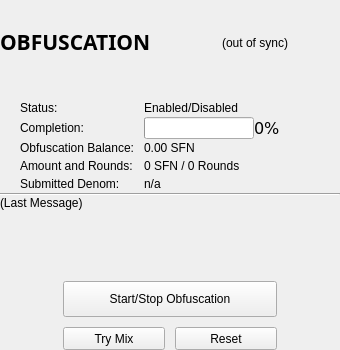
        <widget class="QFrame" name="frameObfuscation">
         <property name="minimumSize">
          <size>
           <width>0</width>
           <height>350</height>
          </size>
         </property>
         <property name="maximumSize">
          <size>
           <width>365</width>
           <height>16777215</height>
          </size>
         </property>
         <property name="layoutDirection">
          <enum>Qt::LeftToRight</enum>
         </property>
         <property name="frameShape">
          <enum>QFrame::NoFrame</enum>
         </property>
         <property name="frameShadow">
          <enum>QFrame::Plain</enum>
         </property>
         <property name="lineWidth">
          <number>0</number>
         </property>
         <layout class="QVBoxLayout" name="verticalLayout_7">
          <property name="spacing">
           <number>0</number>
          </property>
          <property name="leftMargin">
           <number>0</number>
          </property>
          <property name="topMargin">
           <number>0</number>
          </property>
          <property name="rightMargin">
           <number>0</number>
          </property>
          <property name="bottomMargin">
           <number>0</number>
          </property>
          <item>
           <layout class="QGridLayout" name="gridLayout_2" columnstretch="5,5">
            <property name="sizeConstraint">
             <enum>QLayout::SetMaximumSize</enum>
            </property>
            <property name="spacing">
             <number>0</number>
            </property>
            <item row="0" column="0">
             <layout class="QVBoxLayout" name="verticalLayout_6">
              <property name="spacing">
               <number>0</number>
              </property>
              <item>
               <widget class="QLabel" name="label_2">
                <property name="sizePolicy">
                 <sizepolicy hsizetype="Expanding" vsizetype="Preferred">
                  <horstretch>0</horstretch>
                  <verstretch>0</verstretch>
                 </sizepolicy>
                </property>
                <property name="minimumSize">
                 <size>
                  <width>130</width>
                  <height>55</height>
                 </size>
                </property>
                <property name="font">
                 <font>
                  <family>Volte</family>
                  <pointsize>16</pointsize>
                  <weight>75</weight>
                  <bold>true</bold>
                 </font>
                </property>
                <property name="text">
                 <string>OBFUSCATION</string>
                </property>
                <property name="indent">
                 <number>0</number>
                </property>
               </widget>
              </item>
              <item>
               <widget class="QLabel" name="lineObfuscation">
                <property name="minimumSize">
                 <size>
                  <width>27</width>
                  <height>2</height>
                 </size>
                </property>
                <property name="maximumSize">
                 <size>
                  <width>27</width>
                  <height>2</height>
                 </size>
                </property>
                <property name="font">
                 <font>
                  <pointsize>1</pointsize>
                 </font>
                </property>
                <property name="text">
                 <string/>
                </property>
               </widget>
              </item>
             </layout>
            </item>
            <item row="0" column="1">
             <widget class="QLabel" name="labelObfuscationSyncStatus">
              <property name="sizePolicy">
               <sizepolicy hsizetype="Preferred" vsizetype="Preferred">
                <horstretch>0</horstretch>
                <verstretch>0</verstretch>
               </sizepolicy>
              </property>
              <property name="toolTip">
               <string>The displayed information may be out of date. Your wallet automatically synchronizes with the SURFNODE network after a connection is established, but this process has not completed yet.</string>
              </property>
              <property name="styleSheet">
               <string notr="true"/>
              </property>
              <property name="text">
               <string notr="true">(out of sync)</string>
              </property>
              <property name="alignment">
               <set>Qt::AlignCenter</set>
              </property>
             </widget>
            </item>
           </layout>
          </item>
          <item>
           <widget class="QPushButton" name="runAutoDenom">
            <property name="maximumSize">
             <size>
              <width>0</width>
              <height>0</height>
             </size>
            </property>
            <property name="palette">
             <palette>
              <active>
               <colorrole role="WindowText">
                <brush brushstyle="SolidPattern">
                 <color alpha="255">
                  <red>0</red>
                  <green>0</green>
                  <blue>0</blue>
                 </color>
                </brush>
               </colorrole>
               <colorrole role="Button">
                <brush brushstyle="SolidPattern">
                 <color alpha="255">
                  <red>239</red>
                  <green>238</green>
                  <blue>238</blue>
                 </color>
                </brush>
               </colorrole>
               <colorrole role="Light">
                <brush brushstyle="SolidPattern">
                 <color alpha="255">
                  <red>255</red>
                  <green>255</green>
                  <blue>255</blue>
                 </color>
                </brush>
               </colorrole>
               <colorrole role="Midlight">
                <brush brushstyle="SolidPattern">
                 <color alpha="255">
                  <red>247</red>
                  <green>246</green>
                  <blue>246</blue>
                 </color>
                </brush>
               </colorrole>
               <colorrole role="Dark">
                <brush brushstyle="SolidPattern">
                 <color alpha="255">
                  <red>119</red>
                  <green>119</green>
                  <blue>119</blue>
                 </color>
                </brush>
               </colorrole>
               <colorrole role="Mid">
                <brush brushstyle="SolidPattern">
                 <color alpha="255">
                  <red>159</red>
                  <green>159</green>
                  <blue>159</blue>
                 </color>
                </brush>
               </colorrole>
               <colorrole role="Text">
                <brush brushstyle="SolidPattern">
                 <color alpha="255">
                  <red>0</red>
                  <green>0</green>
                  <blue>0</blue>
                 </color>
                </brush>
               </colorrole>
               <colorrole role="BrightText">
                <brush brushstyle="SolidPattern">
                 <color alpha="255">
                  <red>255</red>
                  <green>255</green>
                  <blue>255</blue>
                 </color>
                </brush>
               </colorrole>
               <colorrole role="ButtonText">
                <brush brushstyle="SolidPattern">
                 <color alpha="255">
                  <red>0</red>
                  <green>0</green>
                  <blue>0</blue>
                 </color>
                </brush>
               </colorrole>
               <colorrole role="Base">
                <brush brushstyle="SolidPattern">
                 <color alpha="255">
                  <red>255</red>
                  <green>255</green>
                  <blue>255</blue>
                 </color>
                </brush>
               </colorrole>
               <colorrole role="Window">
                <brush brushstyle="SolidPattern">
                 <color alpha="255">
                  <red>239</red>
                  <green>238</green>
                  <blue>238</blue>
                 </color>
                </brush>
               </colorrole>
               <colorrole role="Shadow">
                <brush brushstyle="SolidPattern">
                 <color alpha="255">
                  <red>0</red>
                  <green>0</green>
                  <blue>0</blue>
                 </color>
                </brush>
               </colorrole>
               <colorrole role="AlternateBase">
                <brush brushstyle="SolidPattern">
                 <color alpha="255">
                  <red>247</red>
                  <green>246</green>
                  <blue>246</blue>
                 </color>
                </brush>
               </colorrole>
               <colorrole role="ToolTipBase">
                <brush brushstyle="SolidPattern">
                 <color alpha="255">
                  <red>255</red>
                  <green>255</green>
                  <blue>220</blue>
                 </color>
                </brush>
               </colorrole>
               <colorrole role="ToolTipText">
                <brush brushstyle="SolidPattern">
                 <color alpha="255">
                  <red>0</red>
                  <green>0</green>
                  <blue>0</blue>
                 </color>
                </brush>
               </colorrole>
              </active>
              <inactive>
               <colorrole role="WindowText">
                <brush brushstyle="SolidPattern">
                 <color alpha="255">
                  <red>0</red>
                  <green>0</green>
                  <blue>0</blue>
                 </color>
                </brush>
               </colorrole>
               <colorrole role="Button">
                <brush brushstyle="SolidPattern">
                 <color alpha="255">
                  <red>239</red>
                  <green>238</green>
                  <blue>238</blue>
                 </color>
                </brush>
               </colorrole>
               <colorrole role="Light">
                <brush brushstyle="SolidPattern">
                 <color alpha="255">
                  <red>255</red>
                  <green>255</green>
                  <blue>255</blue>
                 </color>
                </brush>
               </colorrole>
               <colorrole role="Midlight">
                <brush brushstyle="SolidPattern">
                 <color alpha="255">
                  <red>247</red>
                  <green>246</green>
                  <blue>246</blue>
                 </color>
                </brush>
               </colorrole>
               <colorrole role="Dark">
                <brush brushstyle="SolidPattern">
                 <color alpha="255">
                  <red>119</red>
                  <green>119</green>
                  <blue>119</blue>
                 </color>
                </brush>
               </colorrole>
               <colorrole role="Mid">
                <brush brushstyle="SolidPattern">
                 <color alpha="255">
                  <red>159</red>
                  <green>159</green>
                  <blue>159</blue>
                 </color>
                </brush>
               </colorrole>
               <colorrole role="Text">
                <brush brushstyle="SolidPattern">
                 <color alpha="255">
                  <red>0</red>
                  <green>0</green>
                  <blue>0</blue>
                 </color>
                </brush>
               </colorrole>
               <colorrole role="BrightText">
                <brush brushstyle="SolidPattern">
                 <color alpha="255">
                  <red>255</red>
                  <green>255</green>
                  <blue>255</blue>
                 </color>
                </brush>
               </colorrole>
               <colorrole role="ButtonText">
                <brush brushstyle="SolidPattern">
                 <color alpha="255">
                  <red>0</red>
                  <green>0</green>
                  <blue>0</blue>
                 </color>
                </brush>
               </colorrole>
               <colorrole role="Base">
                <brush brushstyle="SolidPattern">
                 <color alpha="255">
                  <red>255</red>
                  <green>255</green>
                  <blue>255</blue>
                 </color>
                </brush>
               </colorrole>
               <colorrole role="Window">
                <brush brushstyle="SolidPattern">
                 <color alpha="255">
                  <red>239</red>
                  <green>238</green>
                  <blue>238</blue>
                 </color>
                </brush>
               </colorrole>
               <colorrole role="Shadow">
                <brush brushstyle="SolidPattern">
                 <color alpha="255">
                  <red>0</red>
                  <green>0</green>
                  <blue>0</blue>
                 </color>
                </brush>
               </colorrole>
               <colorrole role="AlternateBase">
                <brush brushstyle="SolidPattern">
                 <color alpha="255">
                  <red>247</red>
                  <green>246</green>
                  <blue>246</blue>
                 </color>
                </brush>
               </colorrole>
               <colorrole role="ToolTipBase">
                <brush brushstyle="SolidPattern">
                 <color alpha="255">
                  <red>255</red>
                  <green>255</green>
                  <blue>220</blue>
                 </color>
                </brush>
               </colorrole>
               <colorrole role="ToolTipText">
                <brush brushstyle="SolidPattern">
                 <color alpha="255">
                  <red>0</red>
                  <green>0</green>
                  <blue>0</blue>
                 </color>
                </brush>
               </colorrole>
              </inactive>
              <disabled>
               <colorrole role="WindowText">
                <brush brushstyle="SolidPattern">
                 <color alpha="255">
                  <red>119</red>
                  <green>119</green>
                  <blue>119</blue>
                 </color>
                </brush>
               </colorrole>
               <colorrole role="Button">
                <brush brushstyle="SolidPattern">
                 <color alpha="255">
                  <red>239</red>
                  <green>238</green>
                  <blue>238</blue>
                 </color>
                </brush>
               </colorrole>
               <colorrole role="Light">
                <brush brushstyle="SolidPattern">
                 <color alpha="255">
                  <red>255</red>
                  <green>255</green>
                  <blue>255</blue>
                 </color>
                </brush>
               </colorrole>
               <colorrole role="Midlight">
                <brush brushstyle="SolidPattern">
                 <color alpha="255">
                  <red>247</red>
                  <green>246</green>
                  <blue>246</blue>
                 </color>
                </brush>
               </colorrole>
               <colorrole role="Dark">
                <brush brushstyle="SolidPattern">
                 <color alpha="255">
                  <red>119</red>
                  <green>119</green>
                  <blue>119</blue>
                 </color>
                </brush>
               </colorrole>
               <colorrole role="Mid">
                <brush brushstyle="SolidPattern">
                 <color alpha="255">
                  <red>159</red>
                  <green>159</green>
                  <blue>159</blue>
                 </color>
                </brush>
               </colorrole>
               <colorrole role="Text">
                <brush brushstyle="SolidPattern">
                 <color alpha="255">
                  <red>119</red>
                  <green>119</green>
                  <blue>119</blue>
                 </color>
                </brush>
               </colorrole>
               <colorrole role="BrightText">
                <brush brushstyle="SolidPattern">
                 <color alpha="255">
                  <red>255</red>
                  <green>255</green>
                  <blue>255</blue>
                 </color>
                </brush>
               </colorrole>
               <colorrole role="ButtonText">
                <brush brushstyle="SolidPattern">
                 <color alpha="255">
                  <red>119</red>
                  <green>119</green>
                  <blue>119</blue>
                 </color>
                </brush>
               </colorrole>
               <colorrole role="Base">
                <brush brushstyle="SolidPattern">
                 <color alpha="255">
                  <red>239</red>
                  <green>238</green>
                  <blue>238</blue>
                 </color>
                </brush>
               </colorrole>
               <colorrole role="Window">
                <brush brushstyle="SolidPattern">
                 <color alpha="255">
                  <red>239</red>
                  <green>238</green>
                  <blue>238</blue>
                 </color>
                </brush>
               </colorrole>
               <colorrole role="Shadow">
                <brush brushstyle="SolidPattern">
                 <color alpha="255">
                  <red>0</red>
                  <green>0</green>
                  <blue>0</blue>
                 </color>
                </brush>
               </colorrole>
               <colorrole role="AlternateBase">
                <brush brushstyle="SolidPattern">
                 <color alpha="255">
                  <red>239</red>
                  <green>238</green>
                  <blue>238</blue>
                 </color>
                </brush>
               </colorrole>
               <colorrole role="ToolTipBase">
                <brush brushstyle="SolidPattern">
                 <color alpha="255">
                  <red>255</red>
                  <green>255</green>
                  <blue>220</blue>
                 </color>
                </brush>
               </colorrole>
               <colorrole role="ToolTipText">
                <brush brushstyle="SolidPattern">
                 <color alpha="255">
                  <red>0</red>
                  <green>0</green>
                  <blue>0</blue>
                 </color>
                </brush>
               </colorrole>
              </disabled>
             </palette>
            </property>
            <property name="focusPolicy">
             <enum>Qt::NoFocus</enum>
            </property>
            <property name="autoFillBackground">
             <bool>true</bool>
            </property>
            <property name="text">
             <string/>
            </property>
            <property name="flat">
             <bool>true</bool>
            </property>
           </widget>
          </item>
          <item>
           <spacer name="verticalSpacer_4">
            <property name="orientation">
             <enum>Qt::Vertical</enum>
            </property>
            <property name="sizeType">
             <enum>QSizePolicy::Fixed</enum>
            </property>
            <property name="sizeHint" stdset="0">
             <size>
              <width>100</width>
              <height>14</height>
             </size>
            </property>
           </spacer>
          </item>
          <item>
           <layout class="QFormLayout" name="formLayout">
            <property name="fieldGrowthPolicy">
             <enum>QFormLayout::AllNonFixedFieldsGrow</enum>
            </property>
            <property name="labelAlignment">
             <set>Qt::AlignLeading|Qt::AlignLeft|Qt::AlignVCenter</set>
            </property>
            <property name="formAlignment">
             <set>Qt::AlignLeading|Qt::AlignLeft|Qt::AlignVCenter</set>
            </property>
            <property name="horizontalSpacing">
             <number>10</number>
            </property>
            <property name="verticalSpacing">
             <number>0</number>
            </property>
            <property name="leftMargin">
             <number>20</number>
            </property>
            <property name="rightMargin">
             <number>20</number>
            </property>
            <item row="0" column="0">
             <widget class="QLabel" name="label_6">
              <property name="minimumSize">
               <size>
                <width>0</width>
                <height>18</height>
               </size>
              </property>
              <property name="text">
               <string>Status:</string>
              </property>
             </widget>
            </item>
            <item row="0" column="1">
             <widget class="QLabel" name="obfuscationEnabled">
              <property name="minimumSize">
               <size>
                <width>0</width>
                <height>18</height>
               </size>
              </property>
              <property name="text">
               <string>Enabled/Disabled</string>
              </property>
             </widget>
            </item>
            <item row="1" column="1">
             <layout class="QHBoxLayout" name="horizontalLayout_6">
              <property name="spacing">
               <number>0</number>
              </property>
              <item>
               <widget class="QProgressBar" name="obfuscationProgress">
                <property name="minimumSize">
                 <size>
                  <width>110</width>
                  <height>18</height>
                 </size>
                </property>
                <property name="value">
                 <number>0</number>
                </property>
                <property name="alignment">
                 <set>Qt::AlignCenter</set>
                </property>
                <property name="invertedAppearance">
                 <bool>false</bool>
                </property>
                <property name="format">
                 <string notr="true"/>
                </property>
               </widget>
              </item>
              <item>
               <widget class="QLabel" name="obfuscationValue">
                <property name="minimumSize">
                 <size>
                  <width>0</width>
                  <height>18</height>
                 </size>
                </property>
                <property name="font">
                 <font>
                  <family>DejaVu Sans</family>
                  <pointsize>12</pointsize>
                 </font>
                </property>
                <property name="text">
                 <string notr="true">0%</string>
                </property>
               </widget>
              </item>
              <item>
               <spacer name="horizontalSpacer">
                <property name="orientation">
                 <enum>Qt::Horizontal</enum>
                </property>
                <property name="sizeHint" stdset="0">
                 <size>
                  <width>40</width>
                  <height>18</height>
                 </size>
                </property>
               </spacer>
              </item>
             </layout>
            </item>
            <item row="2" column="0">
             <widget class="QLabel" name="labelAnonymizedText">
              <property name="minimumSize">
               <size>
                <width>0</width>
                <height>18</height>
               </size>
              </property>
              <property name="text">
               <string>Obfuscation Balance:</string>
              </property>
             </widget>
            </item>
            <item row="2" column="1">
             <widget class="QLabel" name="labelAnonymized">
              <property name="minimumSize">
               <size>
                <width>0</width>
                <height>18</height>
               </size>
              </property>
              <property name="font">
               <font>
                <weight>50</weight>
                <bold>false</bold>
               </font>
              </property>
              <property name="text">
               <string notr="true">0.00 SFN</string>
              </property>
             </widget>
            </item>
            <item row="3" column="0">
             <widget class="QLabel" name="label_8">
              <property name="minimumSize">
               <size>
                <width>0</width>
                <height>18</height>
               </size>
              </property>
              <property name="text">
               <string>Amount and Rounds:</string>
              </property>
             </widget>
            </item>
            <item row="3" column="1">
             <widget class="QLabel" name="labelAmountRounds">
              <property name="minimumSize">
               <size>
                <width>0</width>
                <height>18</height>
               </size>
              </property>
              <property name="text">
               <string>0 SFN / 0 Rounds</string>
              </property>
             </widget>
            </item>
            <item row="4" column="0">
             <widget class="QLabel" name="label_9">
              <property name="minimumSize">
               <size>
                <width>0</width>
                <height>18</height>
               </size>
              </property>
              <property name="text">
               <string>Submitted Denom:</string>
              </property>
             </widget>
            </item>
            <item row="4" column="1">
             <widget class="QLabel" name="labelSubmittedDenom">
              <property name="minimumSize">
               <size>
                <width>0</width>
                <height>18</height>
               </size>
              </property>
              <property name="toolTip">
               <string>The denominations you submitted to the Masternode.&lt;br&gt;To mix, other users must submit the exact same denominations.</string>
              </property>
              <property name="text">
               <string>n/a</string>
              </property>
             </widget>
            </item>
            <item row="1" column="0">
             <widget class="QLabel" name="label_7">
              <property name="sizePolicy">
               <sizepolicy hsizetype="Preferred" vsizetype="Preferred">
                <horstretch>0</horstretch>
                <verstretch>0</verstretch>
               </sizepolicy>
              </property>
              <property name="minimumSize">
               <size>
                <width>0</width>
                <height>18</height>
               </size>
              </property>
              <property name="text">
               <string>Completion:</string>
              </property>
             </widget>
            </item>
           </layout>
          </item>
          <item>
           <widget class="Line" name="lineLastMessage">
            <property name="orientation">
             <enum>Qt::Horizontal</enum>
            </property>
           </widget>
          </item>
          <item>
           <widget class="QLabel" name="obfuscationStatus">
            <property name="minimumSize">
             <size>
              <width>288</width>
              <height>43</height>
             </size>
            </property>
            <property name="text">
             <string>(Last Message)</string>
            </property>
            <property name="alignment">
             <set>Qt::AlignLeading|Qt::AlignLeft|Qt::AlignTop</set>
            </property>
            <property name="wordWrap">
             <bool>true</bool>
            </property>
           </widget>
          </item>
          <item>
           <layout class="QHBoxLayout" name="horizontalLayout_4">
            <property name="spacing">
             <number>0</number>
            </property>
            <item>
             <spacer name="horizontalSpacer_10">
              <property name="orientation">
               <enum>Qt::Horizontal</enum>
              </property>
              <property name="sizeHint" stdset="0">
               <size>
                <width>40</width>
                <height>20</height>
               </size>
              </property>
             </spacer>
            </item>
            <item>
             <widget class="QPushButton" name="toggleObfuscation">
              <property name="sizePolicy">
               <sizepolicy hsizetype="Fixed" vsizetype="Fixed">
                <horstretch>0</horstretch>
                <verstretch>0</verstretch>
               </sizepolicy>
              </property>
              <property name="minimumSize">
               <size>
                <width>214</width>
                <height>36</height>
               </size>
              </property>
              <property name="text">
               <string>Start/Stop Obfuscation</string>
              </property>
             </widget>
            </item>
            <item>
             <spacer name="horizontalSpacer_9">
              <property name="orientation">
               <enum>Qt::Horizontal</enum>
              </property>
              <property name="sizeHint" stdset="0">
               <size>
                <width>40</width>
                <height>20</height>
               </size>
              </property>
             </spacer>
            </item>
           </layout>
          </item>
          <item>
           <layout class="QHBoxLayout" name="horizontalLayout_3">
            <property name="spacing">
             <number>0</number>
            </property>
            <property name="topMargin">
             <number>10</number>
            </property>
            <item>
             <spacer name="horizontalSpacer_8">
              <property name="orientation">
               <enum>Qt::Horizontal</enum>
              </property>
              <property name="sizeHint" stdset="0">
               <size>
                <width>40</width>
                <height>23</height>
               </size>
              </property>
             </spacer>
            </item>
            <item>
             <widget class="QPushButton" name="obfuscationAuto">
              <property name="sizePolicy">
               <sizepolicy hsizetype="Fixed" vsizetype="Fixed">
                <horstretch>0</horstretch>
                <verstretch>0</verstretch>
               </sizepolicy>
              </property>
              <property name="minimumSize">
               <size>
                <width>102</width>
                <height>23</height>
               </size>
              </property>
              <property name="toolTip">
               <string>Try to manually submit a Obfuscation request.</string>
              </property>
              <property name="text">
               <string>Try Mix</string>
              </property>
             </widget>
            </item>
            <item>
             <spacer name="horizontalSpacer_11">
              <property name="orientation">
               <enum>Qt::Horizontal</enum>
              </property>
              <property name="sizeType">
               <enum>QSizePolicy::Fixed</enum>
              </property>
              <property name="sizeHint" stdset="0">
               <size>
                <width>10</width>
                <height>23</height>
               </size>
              </property>
             </spacer>
            </item>
            <item>
             <widget class="QPushButton" name="obfuscationReset">
              <property name="sizePolicy">
               <sizepolicy hsizetype="Fixed" vsizetype="Fixed">
                <horstretch>0</horstretch>
                <verstretch>0</verstretch>
               </sizepolicy>
              </property>
              <property name="minimumSize">
               <size>
                <width>102</width>
                <height>23</height>
               </size>
              </property>
              <property name="toolTip">
               <string>Reset the current status of Obfuscation (can interrupt Obfuscation if it's in the process of Mixing, which can cost you money!)</string>
              </property>
              <property name="layoutDirection">
               <enum>Qt::LeftToRight</enum>
              </property>
              <property name="autoFillBackground">
               <bool>false</bool>
              </property>
              <property name="text">
               <string>Reset</string>
              </property>
             </widget>
            </item>
            <item>
             <spacer name="horizontalSpacer_7">
              <property name="orientation">
               <enum>Qt::Horizontal</enum>
              </property>
              <property name="sizeHint" stdset="0">
               <size>
                <width>40</width>
                <height>23</height>
               </size>
              </property>
             </spacer>
            </item>
           </layout>
          </item>
         </layout>
        </widget>
